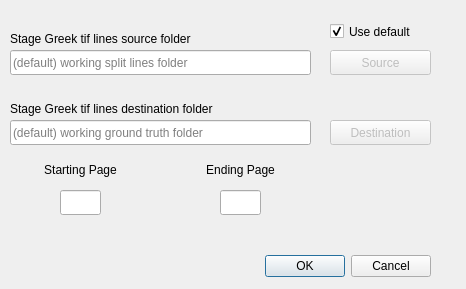
<?xml version="1.0" encoding="UTF-8"?>
<ui version="4.0">
 <class>tifgreekstagelinesDialog</class>
 <widget class="QDialog" name="tifgreekstagelinesDialog">
  <property name="windowModality">
   <enum>Qt::ApplicationModal</enum>
  </property>
  <property name="geometry">
   <rect>
    <x>0</x>
    <y>0</y>
    <width>466</width>
    <height>289</height>
   </rect>
  </property>
  <property name="windowTitle">
   <string>Stage Greek tif lines</string>
  </property>
  <property name="toolTip">
   <string>Stage Greek tif lines for Ground Truth</string>
  </property>
  <widget class="QDialogButtonBox" name="buttonBox">
   <property name="geometry">
    <rect>
     <x>260</x>
     <y>250</y>
     <width>171</width>
     <height>32</height>
    </rect>
   </property>
   <property name="orientation">
    <enum>Qt::Horizontal</enum>
   </property>
   <property name="standardButtons">
    <set>QDialogButtonBox::Cancel|QDialogButtonBox::Ok</set>
   </property>
  </widget>
  <widget class="QLineEdit" name="SourceLineEdit">
   <property name="geometry">
    <rect>
     <x>10</x>
     <y>50</y>
     <width>301</width>
     <height>25</height>
    </rect>
   </property>
   <property name="placeholderText">
    <string>(default) working split lines folder</string>
   </property>
  </widget>
  <widget class="QPushButton" name="SourceButton">
   <property name="enabled">
    <bool>false</bool>
   </property>
   <property name="geometry">
    <rect>
     <x>330</x>
     <y>50</y>
     <width>101</width>
     <height>25</height>
    </rect>
   </property>
   <property name="text">
    <string>Source</string>
   </property>
   <property name="icon">
    <iconset resource="../UI_Icons.qrc">
     <normaloff>:/Icons/Icons/tiff-file.png</normaloff>:/Icons/Icons/tiff-file.png</iconset>
   </property>
  </widget>
  <widget class="QPushButton" name="DestinationButton">
   <property name="enabled">
    <bool>false</bool>
   </property>
   <property name="geometry">
    <rect>
     <x>330</x>
     <y>120</y>
     <width>101</width>
     <height>25</height>
    </rect>
   </property>
   <property name="text">
    <string>Destination</string>
   </property>
   <property name="icon">
    <iconset resource="../UI_Icons.qrc">
     <normaloff>:/Icons/Icons/tiff-file.png</normaloff>:/Icons/Icons/tiff-file.png</iconset>
   </property>
  </widget>
  <widget class="QLineEdit" name="DestinationLineEdit">
   <property name="geometry">
    <rect>
     <x>10</x>
     <y>120</y>
     <width>301</width>
     <height>25</height>
    </rect>
   </property>
   <property name="placeholderText">
    <string>(default) working ground truth folder</string>
   </property>
  </widget>
  <widget class="QLabel" name="SourceLabel">
   <property name="geometry">
    <rect>
     <x>10</x>
     <y>30</y>
     <width>271</width>
     <height>17</height>
    </rect>
   </property>
   <property name="text">
    <string>Stage Greek tif lines source folder</string>
   </property>
  </widget>
  <widget class="QLabel" name="DestinationLabel">
   <property name="geometry">
    <rect>
     <x>10</x>
     <y>100</y>
     <width>301</width>
     <height>17</height>
    </rect>
   </property>
   <property name="text">
    <string>Stage Greek tif lines destination folder</string>
   </property>
  </widget>
  <widget class="QCheckBox" name="defaultsrcBox">
   <property name="geometry">
    <rect>
     <x>330</x>
     <y>20</y>
     <width>101</width>
     <height>23</height>
    </rect>
   </property>
   <property name="text">
    <string>Use default</string>
   </property>
   <property name="checked">
    <bool>true</bool>
   </property>
  </widget>
  <widget class="QLineEdit" name="StartPageLineEdit">
   <property name="geometry">
    <rect>
     <x>60</x>
     <y>190</y>
     <width>41</width>
     <height>25</height>
    </rect>
   </property>
  </widget>
  <widget class="QLabel" name="StartPageLabel">
   <property name="geometry">
    <rect>
     <x>30</x>
     <y>160</y>
     <width>101</width>
     <height>20</height>
    </rect>
   </property>
   <property name="text">
    <string>Starting Page</string>
   </property>
   <property name="alignment">
    <set>Qt::AlignCenter</set>
   </property>
  </widget>
  <widget class="QLabel" name="EndPageLabel">
   <property name="geometry">
    <rect>
     <x>190</x>
     <y>160</y>
     <width>101</width>
     <height>20</height>
    </rect>
   </property>
   <property name="text">
    <string>Ending Page</string>
   </property>
   <property name="alignment">
    <set>Qt::AlignCenter</set>
   </property>
  </widget>
  <widget class="QLineEdit" name="EndPageLineEdit">
   <property name="geometry">
    <rect>
     <x>220</x>
     <y>190</y>
     <width>41</width>
     <height>25</height>
    </rect>
   </property>
  </widget>
 </widget>
 <resources>
  <include location="../UI_Icons.qrc"/>
 </resources>
 <connections>
  <connection>
   <sender>buttonBox</sender>
   <signal>accepted()</signal>
   <receiver>tifgreekstagelinesDialog</receiver>
   <slot>accept()</slot>
   <hints>
    <hint type="sourcelabel">
     <x>248</x>
     <y>254</y>
    </hint>
    <hint type="destinationlabel">
     <x>157</x>
     <y>274</y>
    </hint>
   </hints>
  </connection>
  <connection>
   <sender>buttonBox</sender>
   <signal>rejected()</signal>
   <receiver>tifgreekstagelinesDialog</receiver>
   <slot>reject()</slot>
   <hints>
    <hint type="sourcelabel">
     <x>316</x>
     <y>260</y>
    </hint>
    <hint type="destinationlabel">
     <x>286</x>
     <y>274</y>
    </hint>
   </hints>
  </connection>
 </connections>
</ui>
